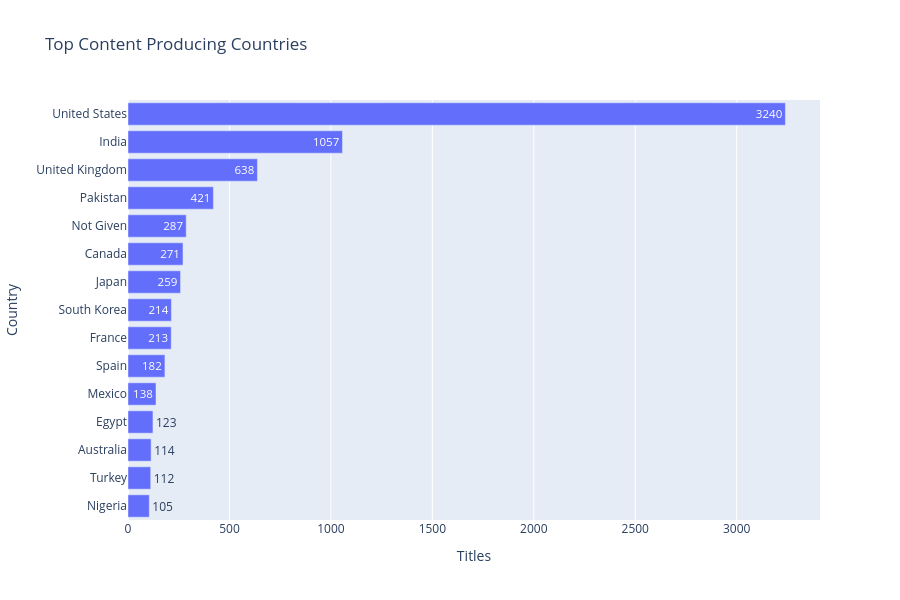

The notebook cell this image was saved under:
### Code cell
# ==========================================================
# Cell 28: Country Market Analysis
# ==========================================================

country_dashboard = (
    df["country"]
    .dropna()
    .str.split(", ")
    .explode()
    .value_counts()
    .reset_index()
)


country_dashboard.columns = [
    "Country",
    "Titles"
]


country_dashboard = country_dashboard.head(15)


fig = px.bar(
    country_dashboard,
    x="Titles",
    y="Country",
    orientation="h",
    title="Top Content Producing Countries",
    text="Titles"
)


fig.update_layout(
    height=600,
    yaxis={
        "categoryorder":"total ascending"
    }
)


fig.show()

### Figure 1 — Plotly figure (JSON) as saved in the notebook; plotly's stock layout.template omitted (floating-point values rounded to 4 significant figures)
{"data": [{"hovertemplate": "Titles=%{text}<br>Country=%{y}<extra></extra>", "legendgroup": "", "marker": {"color": "#636efa", "pattern": {"shape": ""}}, "name": "", "orientation": "h", "showlegend": false, "text": [3240.0, 1057.0, 638.0, 421.0, 287.0, 271.0, 259.0, 214.0, 213.0, 182.0, 138.0, 123.0, 114.0, 112.0, 105.0], "textposition": "auto", "type": "bar", "x": [3240, 1057, 638, 421, 287, 271, 259, 214, 213, 182, 138, 123, 114, 112, 105], "xaxis": "x", "y": ["United States", "India", "United Kingdom", "Pakistan", "Not Given", "Canada", "Japan", "South Korea", "France", "Spain", "Mexico", "Egypt", "Australia", "Turkey", "Nigeria"], "yaxis": "y"}], "layout": {"barmode": "relative", "height": 600, "legend": {"tracegroupgap": 0}, "title": {"text": "Top Content Producing Countries"}, "xaxis": {"anchor": "y", "domain": [0, 1], "title": {"text": "Titles"}}, "yaxis": {"anchor": "x", "categoryorder": "total ascending", "domain": [0, 1], "title": {"text": "Country"}}}}
